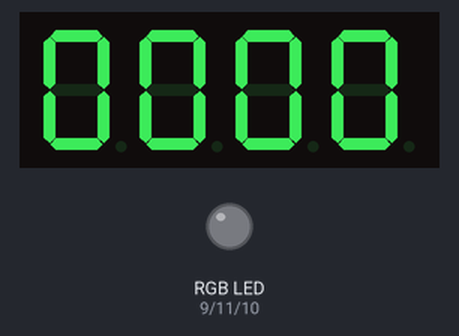
Bench run of a sketch on a simulated Arduino Uno, built with avr-gcc and run on an emulated ATmega328P. Parts: 4-digit seven-segment display, an RGB LED mixed from three pins (HIGH = lit). Dim RGB values are drawn brighter than linear.

Above: at 3.6 s.
At 12.69 s:
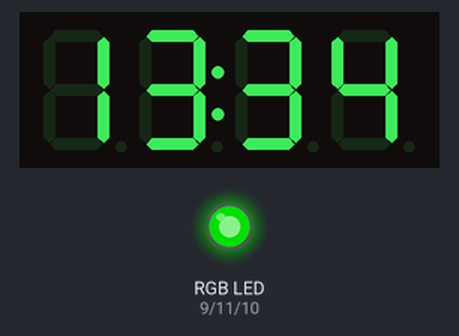
At 21.8 s:
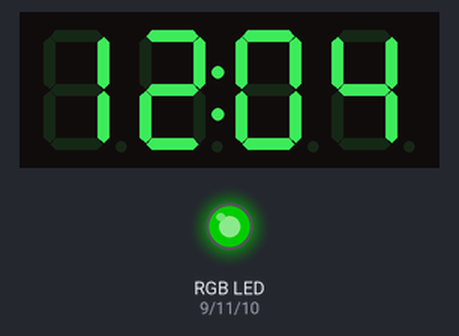
At 39.93 s:
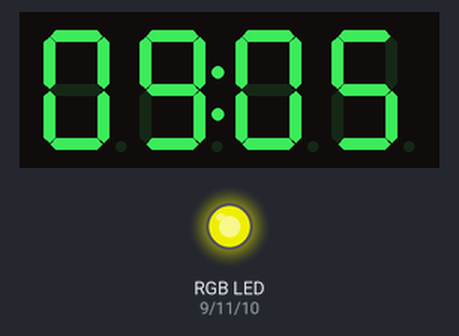
Timing chart, 0 to 40.0 s (numbered marks = the images above):
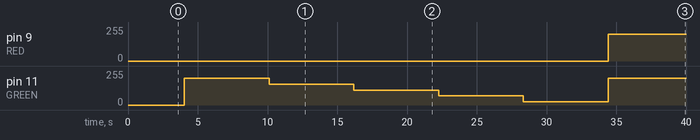

The sketch:

CountDown.ino
```cpp
/*
	Bomb Defuse Countdown Timer
  Code for Bomb Desfuser Escape Room for Stargate After Prom Party

	Author: E. Goyette

*/

// include the SevenSegmentTM1637 library
//#include "SevenSegmentTM1637.h"
#include "SevenSegmentExtended.h"


#define RED 9
#define BLUE 10
#define GREEN 11
#define PIN_CLK 4   // define CLK pin (any digital pin)
#define PIN_DIO 5   // define DIO pin (any digital pin)

#define MINLEVEL 25
#define MAXLEVEL 200

/* initialize global TM1637 Display object
*  The constructor takes two arguments, the number of the clock pin and the digital output pin:
* SevenSegmentTM1637(byte pinCLK, byte pinDIO);
*/
SevenSegmentExtended display(PIN_CLK, PIN_DIO);

const unsigned int clockSpeed = 600;    // speed up clock for demo 60 = 1 second per tick

// run setup code
void setup() {
  //Serial.begin(9600);         // initializes the Serial connection @ 9600 baud
  pinMode(RED, OUTPUT);
  pinMode(BLUE, OUTPUT);
  pinMode(GREEN, OUTPUT);

  display.begin();            // initializes the display
  display.setBacklight(50);  // set the brightness to 100 %
  delay(1000);                // wait 1000 ms
  display.printTime( (uint8_t)0, (uint8_t)0);
  delay(1000);
};

// run loop (forever)
void loop() {

  uint8_t minutes;
  uint8_t seconds;

  display.printTime(minutes, seconds, true);

  for (minutes = 15; minutes > 0; minutes--) {

      if ( minutes >= 11 ){
        analogWrite(GREEN, map(minutes, 11, 15, MINLEVEL, MAXLEVEL));
        analogWrite(BLUE, 0);
        analogWrite(RED, 0);
      }
      else if ( minutes >= 6 ){
        analogWrite(GREEN, map(minutes, 6, 10, MINLEVEL, MAXLEVEL));
        analogWrite(RED, map(minutes, 6, 10, MINLEVEL, MAXLEVEL));
        analogWrite(BLUE, 0);
      }
      else {
        analogWrite(RED, map(minutes, 0, 5, MAXLEVEL, MINLEVEL));
        analogWrite(GREEN, 0);
        analogWrite(BLUE, 0);
      }

    for (seconds = 60; seconds > 0; seconds--) {
      display.printTime((uint8_t)(minutes - 1), (uint8_t)(seconds - 1));
      delay(60000 / clockSpeed);
    };

    seconds = 60;
  }
};
```

Measured:
- by itself, pin 9 (RED): 0/255 → 200/255 at 34.4 s
- by itself, pin 11 (GREEN): 0/255 → 200/255 at 4.0 s, → 156/255 6.1 s later, → 112/255 6.1 s later, → 68/255 6.1 s later, … (6 changes in this stretch)
- what the display in image 0 shows lasts 0.5 s, from 3.5 s to 4.0 s
